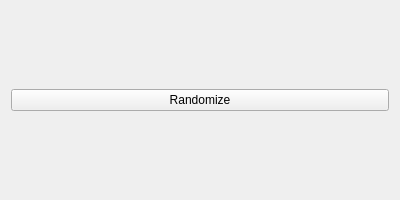
<?xml version="1.0" encoding="UTF-8"?>
<ui version="4.0">
	<class>RandomizeMaterialIDGUI</class>
	<widget class="QWidget" name="vrPrepareForInteractiveGUI">
		<property name="geometry">
			<rect>
				<x>0</x>
				<y>0</y>
				<width>400</width>
				<height>200</height>
			</rect>
		</property>
		<property name="windowTitle">
			<string>Randomize Material ID</string>
		</property>
		<property name="group" stdset="0">
			<string>Scripts</string>
		</property>
		<layout class="QGridLayout" name="gridLayout">
			
			<item row="0" column="0">
				<widget class="QPushButton" name="_Randomize_Material_ID">
					<property name="text">
						<string>Randomize</string>
					</property>
					<property name="toolTip">
						<string>Randomize Material ID on alla materials</string>
					</property>
				</widget>
			</item>
			
		</layout>
	</widget>
	<resources/>
	<connections/>
</ui>
